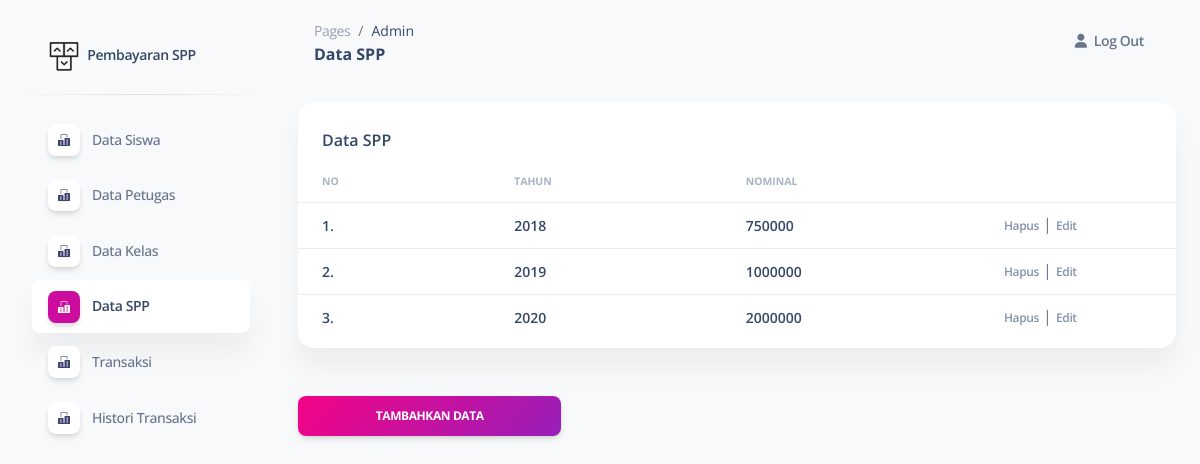
The app's page /pages_admin/data_spp.php (signed in) with its own data.
### tables this page shows
CREATE TABLE `spp` (
  `id_spp` int(11) NOT NULL,
  `tahun` int(4) NOT NULL,
  `nominal` int(11) NOT NULL
);

### pages_admin/data_spp.php (the view, shortened to what this page needs)
<!DOCTYPE html>
<html lang="en">
  <head>
    <link href="../assets/css/nucleo-icons.css" rel="stylesheet" />
    <link href="../assets/css/nucleo-svg.css" rel="stylesheet" />
    <link href="../assets/css/nucleo-svg.css" rel="stylesheet" />
    <link
      id="pagestyle"
      href="../assets/css/soft-ui-dashboard.css?v=1.0.3"
      rel="stylesheet"
    />
  </head>
  <body class="g-sidenav-show bg-gray-100">
    <aside
      class="sidenav navbar navbar-vertical navbar-expand-xs border-0 border-radius-xl my-3 fixed-start ms-3"
      id="sidenav-main"
    >
      <div class="sidenav-header">
        <a
          class="navbar-brand m-0"
          href="https://demos.creative-tim.com/soft-ui-dashboard/pages/dashboard.html"
          target="_blank"
        >
          <img
            src="../assets/img/logo-ct.png"
            class="navbar-brand-img h-100"
            alt="main_logo"
          />
          <span class="ms-1 font-weight-bold">Pembayaran SPP</span>
        </a>
      </div>
      <hr class="horizontal dark mt-0" />
      <div
        class="collapse navbar-collapse w-auto max-height-vh-100 h-100"
        id="sidenav-collapse-main"
      >
        <ul class="navbar-nav">
          <li class="nav-item">
            <a class="nav-link" href="../pages_admin/data_siswa.php">
              <div
                class="icon icon-shape icon-sm shadow border-radius-md bg-white text-center me-2 d-flex align-items-center justify-content-center"
              >
              </div>
              <span class="nav-link-text ms-1">Data Siswa</span>
            </a>
          </li>
          <li class="nav-item">
            <a class="nav-link" href="../pages_admin/data_petugas.php">
              <div
                class="icon icon-shape icon-sm shadow border-radius-md bg-white text-center me-2 d-flex align-items-center justify-content-center"
              >
              </div>
              <span class="nav-link-text ms-1">Data Petugas</span>
            </a>
          </li>
          <li class="nav-item">
            <a class="nav-link" href="../pages_admin/data_kelas.php">
              <div
                class="icon icon-shape icon-sm shadow border-radius-md bg-white text-center me-2 d-flex align-items-center justify-content-center"
              >
              </div>
              <span class="nav-link-text ms-1">Data Kelas</span>
            </a>
          </li>
          <li class="nav-item">
            <a class="nav-link active" href="../pages_admin/data_spp.php">
              <div
                class="icon icon-shape icon-sm shadow border-radius-md bg-white text-center me-2 d-flex align-items-center justify-content-center"
              >
              </div>
              <span class="nav-link-text ms-1">Data SPP</span>
            </a>
          </li>
          <li class="nav-item">
            <a class="nav-link" href="../pages_admin/transaksi.php">
              <div
                class="icon icon-shape icon-sm shadow border-radius-md bg-white text-center me-2 d-flex align-items-center justify-content-center"
              >
              </div>
              <span class="nav-link-text ms-1">Transaksi</span>
            </a>
          </li>
          <li class="nav-item">
            <a class="nav-link" href="../pages_admin/histori_transaksi.php">
              <div
                class="icon icon-shape icon-sm shadow border-radius-md bg-white text-center me-2 d-flex align-items-center justify-content-center"
              >
              </div>
              <span class="nav-link-text ms-1">Histori Transaksi</span>
            </a>
          </li>
        </ul>
      </div>
    </aside>
    <main
      class="main-content position-relative max-height-vh-100 h-100 mt-1 border-radius-lg"
    >
      <nav
        class="navbar navbar-main navbar-expand-lg px-0 mx-4 shadow-none border-radius-xl"
        id="navbarBlur"
        navbar-scroll="true"
      >
        <div class="container-fluid py-1 px-3">
          <nav aria-label="breadcrumb">
            <ol
              class="breadcrumb bg-transparent mb-0 pb-0 pt-1 px-0 me-sm-6 me-5"
            >
              <li class="breadcrumb-item text-sm">
                <a class="opacity-5 text-dark" href="javascript:;">Pages</a>
              </li>
              <li
                class="breadcrumb-item text-sm text-dark active"
                aria-current="page"
              >
                Admin
              </li>
            </ol>
            <h6 class="font-weight-bolder mb-0">Data SPP</h6>
          </nav>
          <div
            class="collapse navbar-collapse mt-sm-0 mt-2 me-md-0 me-sm-4"
            id="navbar"
          >
            <ul class="navbar-nav ms-md-auto pe-md-3 d-flex align-items-center">
              <li class="nav-item d-flex align-items-center">
                <a
                  href="../backend/logout.php"
                  class="nav-link text-body font-weight-bold px-0"
                >
                  <i class="fa fa-user me-sm-1"></i>
                  <span class="d-sm-inline d-none">Log Out</span>
                </a>
              </li>
            </ul>
          </div>
        </div>
      </nav>
      <div class="container-fluid py-4">
        <div class="row">
          <div class="col-12">
            <div class="card mb-4">
              <div class="card-header pb-0">
                <h6>Data SPP</h6>
              </div>
              <div class="card-body px-0 pt-0 pb-2">
                <div class="table-responsive p-0">
                  <table class="table align-items-center mb-0">
                    <thead>
                      <tr>
                        <th
                          class="text-uppercase text-secondary text-xxs font-weight-bolder opacity-7"
                        >
                          No
                        </th>
                        <th
                          class="text-uppercase text-secondary text-xxs font-weight-bolder opacity-7 ps-3"
                        >
                          Tahun
                        </th>
                        <th
                          class="text-uppercase text-secondary text-xxs font-weight-bolder opacity-7 ps-2"
                        >
                          Nominal
                        </th>
                        <th class="text-secondary opacity-7"></th>
                      </tr>
                    </thead>
                    <tbody>
                      <?php
                        include "../koneksi.php";
                        $qry_spp=mysqli_query($conn,"SELECT * FROM spp ORDER BY tahun ASC");
                        $no=0;
                        while($data_spp=mysqli_fetch_array($qry_spp)){
                            $no++;
                      ?>
                      <tr>
                        <td>
                          <div class="d-flex px-3 py-1">
                            <div
                              class="d-flex flex-column justify-content-center"
                            >
                              <h6 class="mb-0 text-sm"><?=$no?>.</h6>
                            </div>
                          </div>
                        </td>
                        <td>
                          <div class="d-flex px-2 py-1">
                            <div
                              class="d-flex flex-column justify-content-center"
                            >
                              <h6 class="mb-0 text-sm"><?=$data_spp['tahun']?></h6>
                            </div>
                          </div>
                        </td>
                        <td>
                          <div class="d-flex px-0 py-1">
                            <div
                              class="d-flex flex-column justify-content-center"
                            >
                              <h6 class="mb-0 text-sm"><?=$data_spp['nominal']?></h6>
                            </div>
                          </div>
                        </td>
                        <td class="align-middle" width="180px">
                          <a href="../backend/hapus_spp.php?id_spp=<?=$data_spp['id_spp']?>"
                            onclick="return confirm('Apakah anda yakin menghapus data ini?')"
                            class="text-secondary font-weight-bold text-xs"
                            data-toggle="tooltip"
                            data-original-title="Hapus data">Hapus</a> |
                          <a
                            href="edit_spp.php?id_spp=<?=$data_spp['id_spp']?>"
                            class="text-secondary font-weight-bold text-xs"
                            data-toggle="tooltip"
                            data-original-title="Edit data"
                          >
                            Edit
                          </a>
                        </td>
                      </tr>
                        <?php
                          }
                        ?>
                    </tbody>
                  </table>
                </div>
              </div>
            </div>
            <a class="btn bg-gradient-primary mt-4 w-30" href="tambah_spp.php" type="button">Tambahkan Data</a>
          </div>
        </div>
      </div>
    </main>
  </body>
</html>

### assets/css/nucleo-svg.css (style rules this page uses)
.icon { display: inline-block; color: #111111; height: 1em; width: 1em; }
.icon-sm { height: 0.8em; width: 0.8em; }
.icon { fill: currentColor; stroke: none; }

### records on screen
spp: tahun "2018", nominal "750000"
spp: tahun "2019", nominal "1000000"
spp: tahun "2020", nominal "2000000"
